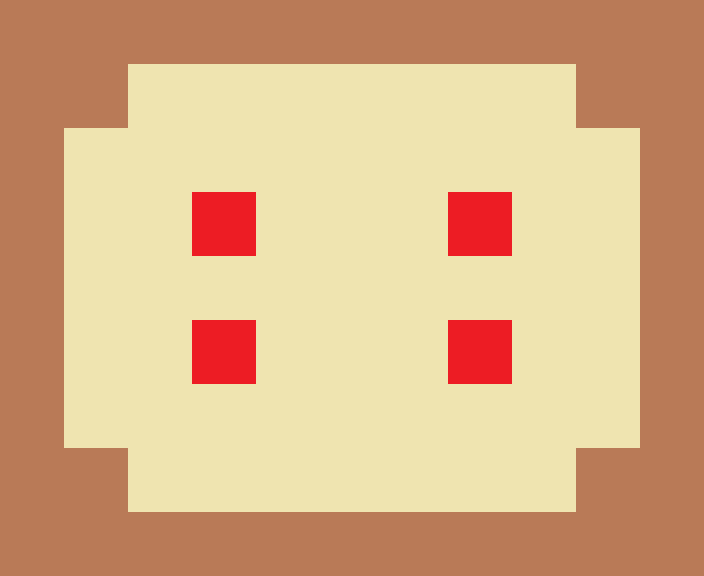

A level layout from a 2D game, rendered from its tile map. Below: a short description, then the map file with its tile-grid data intact:
An orthogonal 11x9 tile map with 64x64 px tiles, 2 tile layers (tiles, enemies).

<map version="1.0" orientation="orthogonal" width="11" height="9" tilewidth="64" tileheight="64">
 <tileset firstgid="1" name="tiled" tilewidth="64" tileheight="64">
  <image source="../tiled.png" width="256" height="128" />
 </tileset>
 <layer name="tiles" width="11" height="9">
  <data>
   <tile gid="1" />
   <tile gid="1" />
   <tile gid="1" />
   <tile gid="1" />
   <tile gid="1" />
   <tile gid="1" />
   <tile gid="1" />
   <tile gid="1" />
   <tile gid="1" />
   <tile gid="1" />
   <tile gid="1" />
   <tile gid="1" />
   <tile gid="1" />
   <tile gid="2" />
   <tile gid="2" />
   <tile gid="2" />
   <tile gid="2" />
   <tile gid="2" />
   <tile gid="2" />
   <tile gid="2" />
   <tile gid="1" />
   <tile gid="1" />
   <tile gid="1" />
   <tile gid="2" />
   <tile gid="2" />
   <tile gid="2" />
   <tile gid="2" />
   <tile gid="2" />
   <tile gid="2" />
   <tile gid="2" />
   <tile gid="2" />
   <tile gid="2" />
   <tile gid="1" />
   <tile gid="1" />
   <tile gid="2" />
   <tile gid="2" />
   <tile gid="2" />
   <tile gid="2" />
   <tile gid="2" />
   <tile gid="2" />
   <tile gid="2" />
   <tile gid="2" />
   <tile gid="2" />
   <tile gid="1" />
   <tile gid="1" />
   <tile gid="2" />
   <tile gid="2" />
   <tile gid="2" />
   <tile gid="2" />
   <tile gid="2" />
   <tile gid="2" />
   <tile gid="2" />
   <tile gid="2" />
   <tile gid="2" />
   <tile gid="1" />
   <tile gid="1" />
   <tile gid="2" />
   <tile gid="2" />
   <tile gid="2" />
   <tile gid="2" />
   <tile gid="2" />
   <tile gid="2" />
   <tile gid="2" />
   <tile gid="2" />
   <tile gid="2" />
   <tile gid="1" />
   <tile gid="1" />
   <tile gid="2" />
   <tile gid="2" />
   <tile gid="2" />
   <tile gid="2" />
   <tile gid="2" />
   <tile gid="2" />
   <tile gid="2" />
   <tile gid="2" />
   <tile gid="2" />
   <tile gid="1" />
   <tile gid="1" />
   <tile gid="1" />
   <tile gid="2" />
   <tile gid="2" />
   <tile gid="2" />
   <tile gid="2" />
   <tile gid="2" />
   <tile gid="2" />
   <tile gid="2" />
   <tile gid="1" />
   <tile gid="1" />
   <tile gid="1" />
   <tile gid="1" />
   <tile gid="1" />
   <tile gid="1" />
   <tile gid="1" />
   <tile gid="1" />
   <tile gid="1" />
   <tile gid="1" />
   <tile gid="1" />
   <tile gid="1" />
   <tile gid="1" />
  </data>
 </layer>
 <layer name="enemies" width="11" height="9">
  <data>
   <tile gid="0" />
   <tile gid="0" />
   <tile gid="0" />
   <tile gid="0" />
   <tile gid="0" />
   <tile gid="0" />
   <tile gid="0" />
   <tile gid="0" />
   <tile gid="0" />
   <tile gid="0" />
   <tile gid="0" />
   <tile gid="0" />
   <tile gid="0" />
   <tile gid="0" />
   <tile gid="0" />
   <tile gid="0" />
   <tile gid="0" />
   <tile gid="0" />
   <tile gid="0" />
   <tile gid="0" />
   <tile gid="0" />
   <tile gid="0" />
   <tile gid="0" />
   <tile gid="0" />
   <tile gid="0" />
   <tile gid="0" />
   <tile gid="0" />
   <tile gid="0" />
   <tile gid="0" />
   <tile gid="0" />
   <tile gid="0" />
   <tile gid="0" />
   <tile gid="0" />
   <tile gid="0" />
   <tile gid="0" />
   <tile gid="0" />
   <tile gid="3" />
   <tile gid="0" />
   <tile gid="0" />
   <tile gid="0" />
   <tile gid="3" />
   <tile gid="0" />
   <tile gid="0" />
   <tile gid="0" />
   <tile gid="0" />
   <tile gid="0" />
   <tile gid="0" />
   <tile gid="0" />
   <tile gid="0" />
   <tile gid="0" />
   <tile gid="0" />
   <tile gid="0" />
   <tile gid="0" />
   <tile gid="0" />
   <tile gid="0" />
   <tile gid="0" />
   <tile gid="0" />
   <tile gid="0" />
   <tile gid="3" />
   <tile gid="0" />
   <tile gid="0" />
   <tile gid="0" />
   <tile gid="3" />
   <tile gid="0" />
   <tile gid="0" />
   <tile gid="0" />
   <tile gid="0" />
   <tile gid="0" />
   <tile gid="0" />
   <tile gid="0" />
   <tile gid="0" />
   <tile gid="0" />
   <tile gid="0" />
   <tile gid="0" />
   <tile gid="0" />
   <tile gid="0" />
   <tile gid="0" />
   <tile gid="0" />
   <tile gid="0" />
   <tile gid="0" />
   <tile gid="0" />
   <tile gid="0" />
   <tile gid="0" />
   <tile gid="0" />
   <tile gid="0" />
   <tile gid="0" />
   <tile gid="0" />
   <tile gid="0" />
   <tile gid="0" />
   <tile gid="0" />
   <tile gid="0" />
   <tile gid="0" />
   <tile gid="0" />
   <tile gid="0" />
   <tile gid="0" />
   <tile gid="0" />
   <tile gid="0" />
   <tile gid="0" />
   <tile gid="0" />
  </data>
 </layer>
</map>
